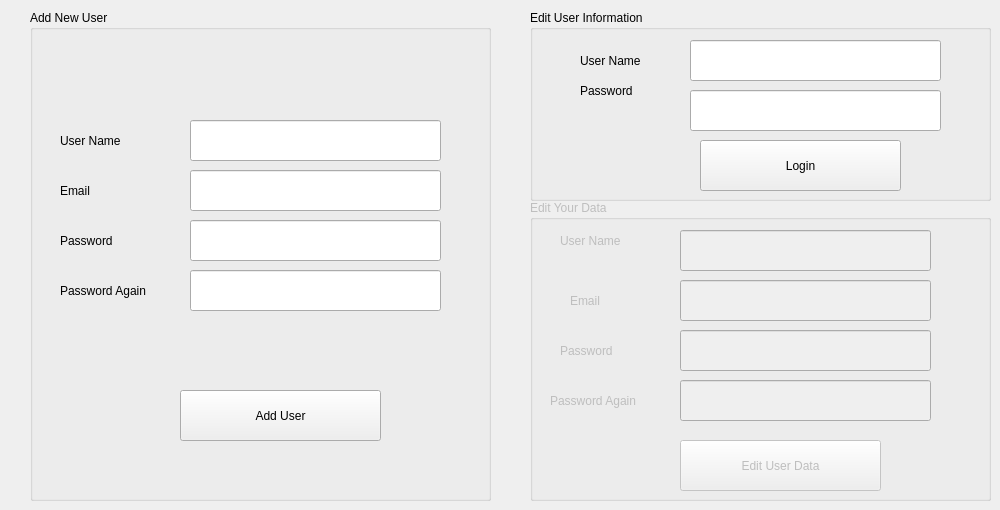
    <widget class="QWidget" name="tab_3">
     <attribute name="title">
      <string>Page</string>
     </attribute>
     <widget class="QGroupBox" name="groupBox">
      <property name="geometry">
       <rect>
        <x>30</x>
        <y>10</y>
        <width>461</width>
        <height>491</height>
       </rect>
      </property>
      <property name="title">
       <string>Add New User</string>
      </property>
      <widget class="QLabel" name="label_16">
       <property name="geometry">
        <rect>
         <x>30</x>
         <y>120</y>
         <width>101</width>
         <height>21</height>
        </rect>
       </property>
       <property name="text">
        <string>User Name</string>
       </property>
      </widget>
      <widget class="QLabel" name="label_17">
       <property name="geometry">
        <rect>
         <x>30</x>
         <y>220</y>
         <width>81</width>
         <height>21</height>
        </rect>
       </property>
       <property name="text">
        <string>Password</string>
       </property>
      </widget>
      <widget class="QLabel" name="label_18">
       <property name="geometry">
        <rect>
         <x>30</x>
         <y>270</y>
         <width>111</width>
         <height>21</height>
        </rect>
       </property>
       <property name="text">
        <string>Password Again</string>
       </property>
      </widget>
      <widget class="QLabel" name="label_19">
       <property name="geometry">
        <rect>
         <x>30</x>
         <y>170</y>
         <width>81</width>
         <height>21</height>
        </rect>
       </property>
       <property name="text">
        <string>Email</string>
       </property>
      </widget>
      <widget class="QLineEdit" name="lineEdit_9">
       <property name="geometry">
        <rect>
         <x>160</x>
         <y>110</y>
         <width>251</width>
         <height>41</height>
        </rect>
       </property>
      </widget>
      <widget class="QLineEdit" name="lineEdit_10">
       <property name="geometry">
        <rect>
         <x>160</x>
         <y>160</y>
         <width>251</width>
         <height>41</height>
        </rect>
       </property>
      </widget>
      <widget class="QLineEdit" name="lineEdit_11">
       <property name="geometry">
        <rect>
         <x>160</x>
         <y>210</y>
         <width>251</width>
         <height>41</height>
        </rect>
       </property>
       <property name="echoMode">
        <enum>QLineEdit::Password</enum>
       </property>
      </widget>
      <widget class="QLineEdit" name="lineEdit_12">
       <property name="geometry">
        <rect>
         <x>160</x>
         <y>260</y>
         <width>251</width>
         <height>41</height>
        </rect>
       </property>
       <property name="echoMode">
        <enum>QLineEdit::Password</enum>
       </property>
      </widget>
      <widget class="QPushButton" name="pushButton_11">
       <property name="geometry">
        <rect>
         <x>150</x>
         <y>380</y>
         <width>201</width>
         <height>51</height>
        </rect>
       </property>
       <property name="text">
        <string>Add User</string>
       </property>
      </widget>
      <widget class="QLabel" name="label_30">
       <property name="geometry">
        <rect>
         <x>130</x>
         <y>320</y>
         <width>321</width>
         <height>31</height>
        </rect>
       </property>
       <property name="font">
        <font>
         <family>Segoe UI</family>
         <pointsize>16</pointsize>
        </font>
       </property>
       <property name="text">
        <string/>
       </property>
      </widget>
     </widget>
     <widget class="QGroupBox" name="groupBox_2">
      <property name="geometry">
       <rect>
        <x>530</x>
        <y>10</y>
        <width>461</width>
        <height>191</height>
       </rect>
      </property>
      <property name="title">
       <string>Edit User Information</string>
      </property>
      <widget class="QLineEdit" name="lineEdit_13">
       <property name="geometry">
        <rect>
         <x>160</x>
         <y>80</y>
         <width>251</width>
         <height>41</height>
        </rect>
       </property>
       <property name="echoMode">
        <enum>QLineEdit::Password</enum>
       </property>
      </widget>
      <widget class="QLabel" name="label_20">
       <property name="geometry">
        <rect>
         <x>50</x>
         <y>70</y>
         <width>81</width>
         <height>21</height>
        </rect>
       </property>
       <property name="text">
        <string>Password</string>
       </property>
      </widget>
      <widget class="QLabel" name="label_21">
       <property name="geometry">
        <rect>
         <x>50</x>
         <y>40</y>
         <width>81</width>
         <height>21</height>
        </rect>
       </property>
       <property name="text">
        <string>User Name</string>
       </property>
      </widget>
      <widget class="QLineEdit" name="lineEdit_14">
       <property name="geometry">
        <rect>
         <x>160</x>
         <y>30</y>
         <width>251</width>
         <height>41</height>
        </rect>
       </property>
      </widget>
      <widget class="QPushButton" name="pushButton_12">
       <property name="geometry">
        <rect>
         <x>170</x>
         <y>130</y>
         <width>201</width>
         <height>51</height>
        </rect>
       </property>
       <property name="text">
        <string>Login</string>
       </property>
      </widget>
     </widget>
     <widget class="QGroupBox" name="groupBox_4">
      <property name="enabled">
       <bool>false</bool>
      </property>
      <property name="geometry">
       <rect>
        <x>530</x>
        <y>200</y>
        <width>461</width>
        <height>301</height>
       </rect>
      </property>
      <property name="title">
       <string>Edit Your Data</string>
      </property>
      <widget class="QLineEdit" name="lineEdit_16">
       <property name="geometry">
        <rect>
         <x>150</x>
         <y>130</y>
         <width>251</width>
         <height>41</height>
        </rect>
       </property>
       <property name="echoMode">
        <enum>QLineEdit::Password</enum>
       </property>
      </widget>
      <widget class="QLineEdit" name="lineEdit_18">
       <property name="geometry">
        <rect>
         <x>150</x>
         <y>180</y>
         <width>251</width>
         <height>41</height>
        </rect>
       </property>
       <property name="echoMode">
        <enum>QLineEdit::Password</enum>
       </property>
      </widget>
      <widget class="QLabel" name="label_23">
       <property name="geometry">
        <rect>
         <x>30</x>
         <y>140</y>
         <width>81</width>
         <height>21</height>
        </rect>
       </property>
       <property name="text">
        <string>Password</string>
       </property>
      </widget>
      <widget class="QLabel" name="label_25">
       <property name="geometry">
        <rect>
         <x>30</x>
         <y>30</y>
         <width>81</width>
         <height>21</height>
        </rect>
       </property>
       <property name="text">
        <string>User Name</string>
       </property>
      </widget>
      <widget class="QLineEdit" name="lineEdit_17">
       <property name="geometry">
        <rect>
         <x>150</x>
         <y>30</y>
         <width>251</width>
         <height>41</height>
        </rect>
       </property>
      </widget>
      <widget class="QLineEdit" name="lineEdit_15">
       <property name="geometry">
        <rect>
         <x>150</x>
         <y>80</y>
         <width>251</width>
         <height>41</height>
        </rect>
       </property>
      </widget>
      <widget class="QPushButton" name="pushButton_13">
       <property name="geometry">
        <rect>
         <x>150</x>
         <y>240</y>
         <width>201</width>
         <height>51</height>
        </rect>
       </property>
       <property name="text">
        <string>Edit User Data</string>
       </property>
      </widget>
      <widget class="QLabel" name="label_22">
       <property name="geometry">
        <rect>
         <x>20</x>
         <y>190</y>
         <width>111</width>
         <height>21</height>
        </rect>
       </property>
       <property name="text">
        <string>Password Again</string>
       </property>
      </widget>
      <widget class="QLabel" name="label_24">
       <property name="geometry">
        <rect>
         <x>40</x>
         <y>90</y>
         <width>81</width>
         <height>21</height>
        </rect>
       </property>
       <property name="text">
        <string>Email</string>
       </property>
      </widget>
     </widget>
    </widget>
